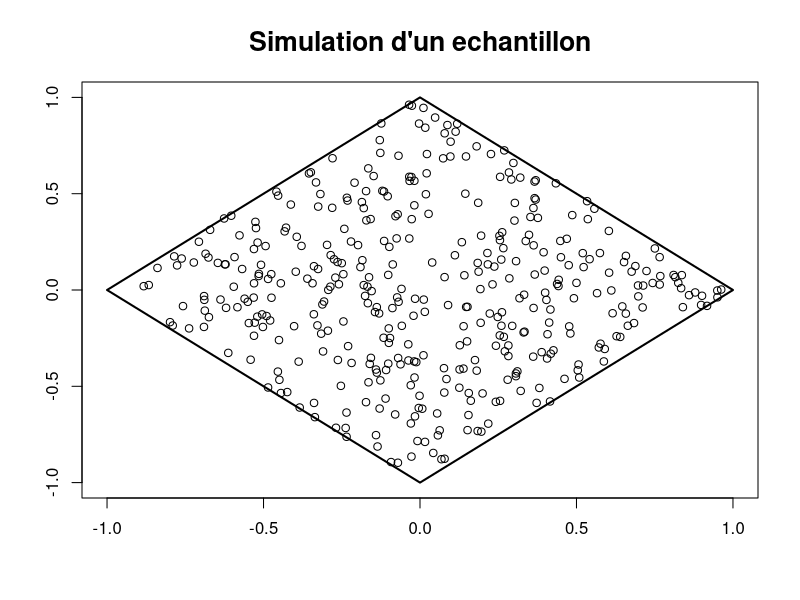

Source code (R):
# Nettoyage de l’espace de travail
rm(list=ls())
# Instruction pour que tout le monde ait le meme alea de depart
RNGkind(sample.kind = "Rounding")
set.seed(111)

a=1
b=1

los =function(x,y){
  return(ifelse((abs(x/a)+abs(y/b)>1),TRUE,FALSE))
}

n=400
X = matrix(NA,ncol = 2, nrow = n)
for(i in 1:n){
  x=runif(1,min=-a,max=a)
  y=runif(1,min=-b,max=b)
  while (los(x,y)==TRUE) {
    x=runif(1,min=-a,max=a)
    y=runif(1,min=-b,max=b)
  }
  X[i,] = c(x,y)
}

Titre = "Simulation d'un echantillon"
plot(X,xlim=c(-a,a),ylim=c(-b,b),xlab="",ylab="",main =Titre,cex.main=1.6)
polygon(c(-a,0,a,0), c(0,-b,0,b), lwd=2)